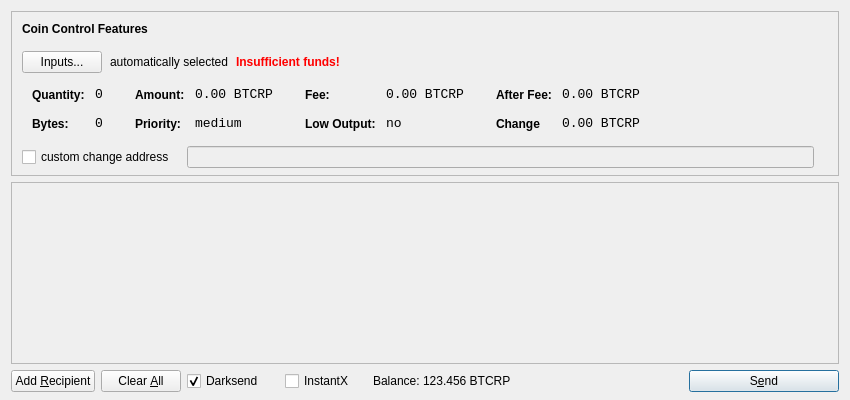
<?xml version="1.0" encoding="UTF-8"?>
<ui version="4.0">
 <class>SendCoinsDialog</class>
 <widget class="QDialog" name="SendCoinsDialog">
  <property name="geometry">
   <rect>
    <x>0</x>
    <y>0</y>
    <width>850</width>
    <height>400</height>
   </rect>
  </property>
  <property name="windowTitle">
   <string>Send Coins</string>
  </property>
  <layout class="QVBoxLayout" name="verticalLayout" stretch="0,1,0">
   <property name="bottomMargin">
    <number>8</number>
   </property>
   <item>
    <widget class="QFrame" name="frameCoinControl">
     <property name="sizePolicy">
      <sizepolicy hsizetype="Expanding" vsizetype="Expanding">
       <horstretch>0</horstretch>
       <verstretch>0</verstretch>
      </sizepolicy>
     </property>
     <property name="maximumSize">
      <size>
       <width>16777215</width>
       <height>16777215</height>
      </size>
     </property>
     <property name="frameShape">
      <enum>QFrame::StyledPanel</enum>
     </property>
     <property name="frameShadow">
      <enum>QFrame::Sunken</enum>
     </property>
     <layout class="QVBoxLayout" name="verticalLayoutCoinControl2">
      <property name="spacing">
       <number>-1</number>
      </property>
      <property name="leftMargin">
       <number>0</number>
      </property>
      <property name="topMargin">
       <number>0</number>
      </property>
      <property name="rightMargin">
       <number>0</number>
      </property>
      <property name="bottomMargin">
       <number>6</number>
      </property>
      <item>
       <layout class="QVBoxLayout" name="verticalLayoutCoinControl" stretch="0,0,0,0,1">
        <property name="spacing">
         <number>0</number>
        </property>
        <property name="leftMargin">
         <number>10</number>
        </property>
        <property name="topMargin">
         <number>10</number>
        </property>
        <item>
         <layout class="QHBoxLayout" name="horizontalLayoutCoinControl1">
          <property name="bottomMargin">
           <number>15</number>
          </property>
          <item>
           <widget class="QLabel" name="labelCoinControlFeatures">
            <property name="sizePolicy">
             <sizepolicy hsizetype="Preferred" vsizetype="Maximum">
              <horstretch>0</horstretch>
              <verstretch>0</verstretch>
             </sizepolicy>
            </property>
            <property name="font">
             <font>
              <weight>75</weight>
              <bold>true</bold>
             </font>
            </property>
            <property name="styleSheet">
             <string notr="true">font-weight:bold;</string>
            </property>
            <property name="text">
             <string>Coin Control Features</string>
            </property>
           </widget>
          </item>
         </layout>
        </item>
        <item>
         <layout class="QHBoxLayout" name="horizontalLayoutCoinControl2" stretch="0,0,0,0">
          <property name="spacing">
           <number>8</number>
          </property>
          <property name="bottomMargin">
           <number>10</number>
          </property>
          <item>
           <widget class="QPushButton" name="pushButtonCoinControl">
            <property name="styleSheet">
             <string notr="true"/>
            </property>
            <property name="text">
             <string>Inputs...</string>
            </property>
           </widget>
          </item>
          <item>
           <widget class="QLabel" name="labelCoinControlAutomaticallySelected">
            <property name="text">
             <string>automatically selected</string>
            </property>
            <property name="margin">
             <number>5</number>
            </property>
           </widget>
          </item>
          <item>
           <widget class="QLabel" name="labelCoinControlInsuffFunds">
            <property name="font">
             <font>
              <weight>75</weight>
              <bold>true</bold>
             </font>
            </property>
            <property name="styleSheet">
             <string notr="true">color:red;font-weight:bold;</string>
            </property>
            <property name="text">
             <string>Insufficient funds!</string>
            </property>
            <property name="margin">
             <number>5</number>
            </property>
           </widget>
          </item>
          <item>
           <spacer name="horizontalSpacerCoinControl">
            <property name="orientation">
             <enum>Qt::Horizontal</enum>
            </property>
            <property name="sizeHint" stdset="0">
             <size>
              <width>40</width>
              <height>1</height>
             </size>
            </property>
           </spacer>
          </item>
         </layout>
        </item>
        <item>
         <widget class="QWidget" name="widgetCoinControl" native="true">
          <property name="sizePolicy">
           <sizepolicy hsizetype="Preferred" vsizetype="Preferred">
            <horstretch>0</horstretch>
            <verstretch>0</verstretch>
           </sizepolicy>
          </property>
          <property name="minimumSize">
           <size>
            <width>0</width>
            <height>0</height>
           </size>
          </property>
          <property name="styleSheet">
           <string notr="true"/>
          </property>
          <layout class="QHBoxLayout" name="horizontalLayoutCoinControl5">
           <property name="margin">
            <number>0</number>
           </property>
           <item>
            <layout class="QHBoxLayout" name="horizontalLayoutCoinControl3" stretch="0,0,0,1">
             <property name="spacing">
              <number>20</number>
             </property>
             <property name="topMargin">
              <number>0</number>
             </property>
             <property name="bottomMargin">
              <number>10</number>
             </property>
             <item>
              <layout class="QFormLayout" name="formLayoutCoinControl1">
               <property name="horizontalSpacing">
                <number>10</number>
               </property>
               <property name="verticalSpacing">
                <number>14</number>
               </property>
               <property name="leftMargin">
                <number>10</number>
               </property>
               <property name="topMargin">
                <number>4</number>
               </property>
               <property name="rightMargin">
                <number>6</number>
               </property>
               <item row="0" column="0">
                <widget class="QLabel" name="labelCoinControlQuantityText">
                 <property name="styleSheet">
                  <string notr="true">font-weight:bold;</string>
                 </property>
                 <property name="text">
                  <string>Quantity:</string>
                 </property>
                 <property name="margin">
                  <number>0</number>
                 </property>
                </widget>
               </item>
               <item row="0" column="1">
                <widget class="QLabel" name="labelCoinControlQuantity">
                 <property name="font">
                  <font>
                   <family>Monospace</family>
                   <pointsize>10</pointsize>
                  </font>
                 </property>
                 <property name="cursor">
                  <cursorShape>IBeamCursor</cursorShape>
                 </property>
                 <property name="contextMenuPolicy">
                  <enum>Qt::ActionsContextMenu</enum>
                 </property>
                 <property name="text">
                  <string>0</string>
                 </property>
                 <property name="margin">
                  <number>0</number>
                 </property>
                 <property name="textInteractionFlags">
                  <set>Qt::LinksAccessibleByMouse|Qt::TextSelectableByKeyboard|Qt::TextSelectableByMouse</set>
                 </property>
                </widget>
               </item>
               <item row="1" column="0">
                <widget class="QLabel" name="labelCoinControlBytesText">
                 <property name="styleSheet">
                  <string notr="true">font-weight:bold;</string>
                 </property>
                 <property name="text">
                  <string>Bytes:</string>
                 </property>
                </widget>
               </item>
               <item row="1" column="1">
                <widget class="QLabel" name="labelCoinControlBytes">
                 <property name="font">
                  <font>
                   <family>Monospace</family>
                   <pointsize>10</pointsize>
                  </font>
                 </property>
                 <property name="cursor">
                  <cursorShape>IBeamCursor</cursorShape>
                 </property>
                 <property name="contextMenuPolicy">
                  <enum>Qt::ActionsContextMenu</enum>
                 </property>
                 <property name="text">
                  <string>0</string>
                 </property>
                 <property name="textInteractionFlags">
                  <set>Qt::LinksAccessibleByMouse|Qt::TextSelectableByKeyboard|Qt::TextSelectableByMouse</set>
                 </property>
                </widget>
               </item>
              </layout>
             </item>
             <item>
              <layout class="QFormLayout" name="formLayoutCoinControl2">
               <property name="horizontalSpacing">
                <number>10</number>
               </property>
               <property name="verticalSpacing">
                <number>14</number>
               </property>
               <property name="leftMargin">
                <number>6</number>
               </property>
               <property name="topMargin">
                <number>4</number>
               </property>
               <property name="rightMargin">
                <number>6</number>
               </property>
               <item row="0" column="0">
                <widget class="QLabel" name="labelCoinControlAmountText">
                 <property name="styleSheet">
                  <string notr="true">font-weight:bold;</string>
                 </property>
                 <property name="text">
                  <string>Amount:</string>
                 </property>
                 <property name="margin">
                  <number>0</number>
                 </property>
                </widget>
               </item>
               <item row="0" column="1">
                <widget class="QLabel" name="labelCoinControlAmount">
                 <property name="font">
                  <font>
                   <family>Monospace</family>
                   <pointsize>10</pointsize>
                  </font>
                 </property>
                 <property name="cursor">
                  <cursorShape>IBeamCursor</cursorShape>
                 </property>
                 <property name="contextMenuPolicy">
                  <enum>Qt::ActionsContextMenu</enum>
                 </property>
                 <property name="text">
                  <string>0.00 BTCRP</string>
                 </property>
                 <property name="textInteractionFlags">
                  <set>Qt::LinksAccessibleByMouse|Qt::TextSelectableByKeyboard|Qt::TextSelectableByMouse</set>
                 </property>
                </widget>
               </item>
               <item row="1" column="0">
                <widget class="QLabel" name="labelCoinControlPriorityText">
                 <property name="styleSheet">
                  <string notr="true">font-weight:bold;</string>
                 </property>
                 <property name="text">
                  <string>Priority:</string>
                 </property>
                </widget>
               </item>
               <item row="1" column="1">
                <widget class="QLabel" name="labelCoinControlPriority">
                 <property name="font">
                  <font>
                   <family>Monospace</family>
                   <pointsize>10</pointsize>
                  </font>
                 </property>
                 <property name="cursor">
                  <cursorShape>IBeamCursor</cursorShape>
                 </property>
                 <property name="contextMenuPolicy">
                  <enum>Qt::ActionsContextMenu</enum>
                 </property>
                 <property name="text">
                  <string>medium</string>
                 </property>
                 <property name="textInteractionFlags">
                  <set>Qt::LinksAccessibleByMouse|Qt::TextSelectableByKeyboard|Qt::TextSelectableByMouse</set>
                 </property>
                </widget>
               </item>
              </layout>
             </item>
             <item>
              <layout class="QFormLayout" name="formLayoutCoinControl3">
               <property name="horizontalSpacing">
                <number>10</number>
               </property>
               <property name="verticalSpacing">
                <number>14</number>
               </property>
               <property name="leftMargin">
                <number>6</number>
               </property>
               <property name="topMargin">
                <number>4</number>
               </property>
               <property name="rightMargin">
                <number>6</number>
               </property>
               <item row="0" column="0">
                <widget class="QLabel" name="labelCoinControlFeeText">
                 <property name="styleSheet">
                  <string notr="true">font-weight:bold;</string>
                 </property>
                 <property name="text">
                  <string>Fee:</string>
                 </property>
                 <property name="margin">
                  <number>0</number>
                 </property>
                </widget>
               </item>
               <item row="0" column="1">
                <widget class="QLabel" name="labelCoinControlFee">
                 <property name="font">
                  <font>
                   <family>Monospace</family>
                   <pointsize>10</pointsize>
                  </font>
                 </property>
                 <property name="cursor">
                  <cursorShape>IBeamCursor</cursorShape>
                 </property>
                 <property name="contextMenuPolicy">
                  <enum>Qt::ActionsContextMenu</enum>
                 </property>
                 <property name="text">
                  <string>0.00 BTCRP</string>
                 </property>
                 <property name="textInteractionFlags">
                  <set>Qt::LinksAccessibleByMouse|Qt::TextSelectableByKeyboard|Qt::TextSelectableByMouse</set>
                 </property>
                </widget>
               </item>
               <item row="1" column="0">
                <widget class="QLabel" name="labelCoinControlLowOutputText">
                 <property name="styleSheet">
                  <string notr="true">font-weight:bold;</string>
                 </property>
                 <property name="text">
                  <string>Low Output:</string>
                 </property>
                </widget>
               </item>
               <item row="1" column="1">
                <widget class="QLabel" name="labelCoinControlLowOutput">
                 <property name="font">
                  <font>
                   <family>Monospace</family>
                   <pointsize>10</pointsize>
                  </font>
                 </property>
                 <property name="cursor">
                  <cursorShape>IBeamCursor</cursorShape>
                 </property>
                 <property name="contextMenuPolicy">
                  <enum>Qt::ActionsContextMenu</enum>
                 </property>
                 <property name="text">
                  <string>no</string>
                 </property>
                 <property name="textInteractionFlags">
                  <set>Qt::LinksAccessibleByMouse|Qt::TextSelectableByKeyboard|Qt::TextSelectableByMouse</set>
                 </property>
                </widget>
               </item>
              </layout>
             </item>
             <item>
              <layout class="QFormLayout" name="formLayoutCoinControl4">
               <property name="horizontalSpacing">
                <number>10</number>
               </property>
               <property name="verticalSpacing">
                <number>14</number>
               </property>
               <property name="leftMargin">
                <number>6</number>
               </property>
               <property name="topMargin">
                <number>4</number>
               </property>
               <property name="rightMargin">
                <number>6</number>
               </property>
               <item row="0" column="0">
                <widget class="QLabel" name="labelCoinControlAfterFeeText">
                 <property name="styleSheet">
                  <string notr="true">font-weight:bold;</string>
                 </property>
                 <property name="text">
                  <string>After Fee:</string>
                 </property>
                 <property name="margin">
                  <number>0</number>
                 </property>
                </widget>
               </item>
               <item row="0" column="1">
                <widget class="QLabel" name="labelCoinControlAfterFee">
                 <property name="font">
                  <font>
                   <family>Monospace</family>
                   <pointsize>10</pointsize>
                  </font>
                 </property>
                 <property name="cursor">
                  <cursorShape>IBeamCursor</cursorShape>
                 </property>
                 <property name="contextMenuPolicy">
                  <enum>Qt::ActionsContextMenu</enum>
                 </property>
                 <property name="text">
                  <string>0.00 BTCRP</string>
                 </property>
                 <property name="textInteractionFlags">
                  <set>Qt::LinksAccessibleByMouse|Qt::TextSelectableByKeyboard|Qt::TextSelectableByMouse</set>
                 </property>
                </widget>
               </item>
               <item row="1" column="0">
                <widget class="QLabel" name="labelCoinControlChangeText">
                 <property name="styleSheet">
                  <string notr="true">font-weight:bold;</string>
                 </property>
                 <property name="text">
                  <string>Change</string>
                 </property>
                </widget>
               </item>
               <item row="1" column="1">
                <widget class="QLabel" name="labelCoinControlChange">
                 <property name="font">
                  <font>
                   <family>Monospace</family>
                   <pointsize>10</pointsize>
                  </font>
                 </property>
                 <property name="cursor">
                  <cursorShape>IBeamCursor</cursorShape>
                 </property>
                 <property name="contextMenuPolicy">
                  <enum>Qt::ActionsContextMenu</enum>
                 </property>
                 <property name="text">
                  <string>0.00 BTCRP</string>
                 </property>
                 <property name="textInteractionFlags">
                  <set>Qt::LinksAccessibleByMouse|Qt::TextSelectableByKeyboard|Qt::TextSelectableByMouse</set>
                 </property>
                </widget>
               </item>
              </layout>
             </item>
            </layout>
           </item>
          </layout>
         </widget>
        </item>
        <item>
         <layout class="QHBoxLayout" name="horizontalLayoutCoinControl4" stretch="0,0,0">
          <property name="spacing">
           <number>12</number>
          </property>
          <property name="sizeConstraint">
           <enum>QLayout::SetDefaultConstraint</enum>
          </property>
          <property name="topMargin">
           <number>5</number>
          </property>
          <property name="rightMargin">
           <number>5</number>
          </property>
          <item>
           <widget class="QCheckBox" name="checkBoxCoinControlChange">
            <property name="text">
             <string>custom change address</string>
            </property>
           </widget>
          </item>
          <item>
           <widget class="QLineEdit" name="lineEditCoinControlChange">
            <property name="enabled">
             <bool>false</bool>
            </property>
            <property name="sizePolicy">
             <sizepolicy hsizetype="Expanding" vsizetype="Fixed">
              <horstretch>0</horstretch>
              <verstretch>0</verstretch>
             </sizepolicy>
            </property>
           </widget>
          </item>
          <item>
           <widget class="QLabel" name="labelCoinControlChangeLabel">
            <property name="sizePolicy">
             <sizepolicy hsizetype="Preferred" vsizetype="Expanding">
              <horstretch>0</horstretch>
              <verstretch>0</verstretch>
             </sizepolicy>
            </property>
            <property name="minimumSize">
             <size>
              <width>0</width>
              <height>0</height>
             </size>
            </property>
            <property name="text">
             <string/>
            </property>
            <property name="margin">
             <number>3</number>
            </property>
           </widget>
          </item>
         </layout>
        </item>
        <item>
         <spacer name="verticalSpacerCoinControl">
          <property name="orientation">
           <enum>Qt::Vertical</enum>
          </property>
          <property name="sizeHint" stdset="0">
           <size>
            <width>800</width>
            <height>1</height>
           </size>
          </property>
         </spacer>
        </item>
       </layout>
      </item>
     </layout>
    </widget>
   </item>
   <item>
    <widget class="QScrollArea" name="scrollArea">
     <property name="widgetResizable">
      <bool>true</bool>
     </property>
     <widget class="QWidget" name="scrollAreaWidgetContents">
      <property name="geometry">
       <rect>
        <x>0</x>
        <y>0</y>
        <width>830</width>
        <height>165</height>
       </rect>
      </property>
      <layout class="QVBoxLayout" name="verticalLayout_2">
       <property name="margin">
        <number>0</number>
       </property>
       <item>
        <layout class="QVBoxLayout" name="entries">
         <property name="spacing">
          <number>6</number>
         </property>
        </layout>
       </item>
       <item>
        <spacer name="verticalSpacer">
         <property name="orientation">
          <enum>Qt::Vertical</enum>
         </property>
         <property name="sizeHint" stdset="0">
          <size>
           <width>20</width>
           <height>40</height>
          </size>
         </property>
        </spacer>
       </item>
      </layout>
     </widget>
    </widget>
   </item>
   <item>
    <layout class="QHBoxLayout" name="horizontalLayout">
     <item>
      <widget class="QPushButton" name="addButton">
       <property name="toolTip">
        <string>Send to multiple recipients at once</string>
       </property>
       <property name="text">
        <string>Add &amp;Recipient</string>
       </property>
       <property name="autoDefault">
        <bool>false</bool>
       </property>
      </widget>
     </item>
     <item>
      <widget class="QPushButton" name="clearButton">
       <property name="sizePolicy">
        <sizepolicy hsizetype="Minimum" vsizetype="Fixed">
         <horstretch>0</horstretch>
         <verstretch>0</verstretch>
        </sizepolicy>
       </property>
       <property name="toolTip">
        <string>Remove all transaction fields</string>
       </property>
       <property name="text">
        <string>Clear &amp;All</string>
       </property>
       <property name="autoRepeatDelay">
        <number>300</number>
       </property>
       <property name="autoDefault">
        <bool>false</bool>
       </property>
      </widget>
     </item>
     <item>
      <layout class="QHBoxLayout" name="horizontalLayout_2">
       <property name="spacing">
        <number>3</number>
       </property>
        <item>
        <widget class="QCheckBox" name="checkUseDarksend">
         <property name="minimumSize">
          <size>
           <width>95</width>
           <height>0</height>
          </size>
         </property>
         <property name="text">
          <string>Darksend</string>
         </property>
         <property name="checked">
          <bool>true</bool>
         </property>
        </widget>
       </item>
       <item>
        <widget class="QCheckBox" name="checkInstantX">
         <property name="enabled">
          <bool>true</bool>
         </property>
         <property name="minimumSize">
          <size>
           <width>85</width>
           <height>0</height>
          </size>
         </property>
         <property name="text">
          <string>InstantX</string>
         </property>
        </widget>
       </item>
       <item>
        <widget class="QLabel" name="label">
         <property name="sizePolicy">
          <sizepolicy hsizetype="Preferred" vsizetype="Fixed">
           <horstretch>0</horstretch>
           <verstretch>0</verstretch>
          </sizepolicy>
         </property>
         <property name="text">
          <string>Balance:</string>
         </property>
        </widget>
       </item>
       <item>
        <widget class="QLabel" name="labelBalance">
         <property name="sizePolicy">
          <sizepolicy hsizetype="Preferred" vsizetype="Fixed">
           <horstretch>0</horstretch>
           <verstretch>0</verstretch>
          </sizepolicy>
         </property>
         <property name="cursor">
          <cursorShape>IBeamCursor</cursorShape>
         </property>
         <property name="text">
          <string>123.456 BTCRP</string>
         </property>
         <property name="textInteractionFlags">
          <set>Qt::LinksAccessibleByMouse|Qt::TextSelectableByKeyboard|Qt::TextSelectableByMouse</set>
         </property>
        </widget>
       </item>
      </layout>
     </item>
     <item>
      <spacer name="horizontalSpacer">
       <property name="orientation">
        <enum>Qt::Horizontal</enum>
       </property>
       <property name="sizeHint" stdset="0">
        <size>
         <width>40</width>
         <height>20</height>
        </size>
       </property>
      </spacer>
     </item>
     <item>
      <widget class="QPushButton" name="sendButton">
       <property name="minimumSize">
        <size>
         <width>150</width>
         <height>0</height>
        </size>
       </property>
       <property name="toolTip">
        <string>Confirm the send action</string>
       </property>
       <property name="text">
        <string>S&amp;end</string>
       </property>
       <property name="icon">
        <iconset resource="../bitcoin.qrc">
         <normaloff>:/icons/send</normaloff>:/icons/send</iconset>
       </property>
       <property name="default">
        <bool>true</bool>
       </property>
      </widget>
     </item>
    </layout>
   </item>
  </layout>
 </widget>
 <resources>
  <include location="../bitcoin.qrc"/>
 </resources>
 <connections/>
</ui>
